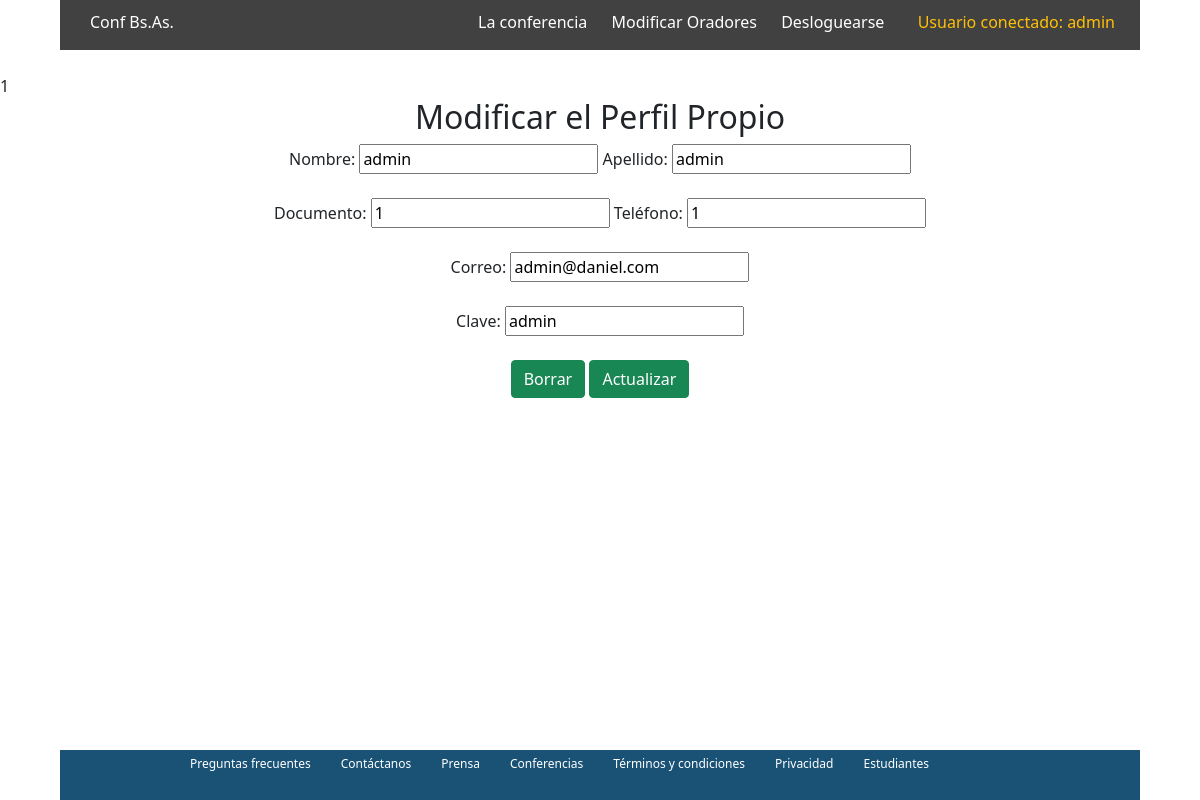
The app's page /modif.php (signed in) with its own data.
### tables this page shows
CREATE TABLE `usuarios` (
  `id` int(11) NOT NULL,
  `nombre` varchar(50) NOT NULL,
  `apellido` varchar(50) NOT NULL,
  `documento` int(11) NOT NULL,
  `telefono` varchar(20) NOT NULL,
  `correo` varchar(20) NOT NULL,
  `clave` varchar(10) NOT NULL,
  `rol` char(1) NOT NULL
);

### conexion.php (called while the page is built, shortened)
<?php
class conexion{
    private $servidor ="localhost";
    private $usuario ="root";
    private $pass = "";
    private $conexion;
    public function __construct(){
        try{
            $this->conexion = new PDO("mysql:host=$this->servidor;dbname=crud",$this->usuario,$this->pass);
            $this->conexion->setAttribute(PDO::ATTR_ERRMODE,PDO::ERRMODE_EXCEPTION);
        }catch(PDOException $e){
            return "Falla de Conexión".$e;
        }
    }
    public function consultar($sql){
        $sentencia = $this->conexion->prepare($sql);
        $sentencia->execute();
        return $sentencia->fetchAll();
    }
}
?>

### modif.php (the view, shortened to what this page needs)
<?php
include ('header.php');
include ('conexion.php');
?>
<body>
    <header>
        <nav class="navsup2 ">
            <span class="textosupizq2">Conf Bs.As.</span>
            <span class="espaciolargo"><a href="index.php">La conferencia</a></span>
            <span><a href="orador.php" class="espaciomini">Modificar Oradores</a></span>
            <span><a href="salir.php" class="espaciomini">Desloguearse</a></span>
            <span class="text-warning">Usuario conectado:&nbsp;<?php echo $_SESSION['usuario'] ?></span>
        </nav>
    </header><br>
    <?php
    $id=$_SESSION["id"];
    $conexion = new conexion();
    $respuestas= $conexion->consultar("select * from usuarios where id='$id'");
    foreach ($respuestas as $respuesta) {
        $id = $respuesta['id'];
        $nom = $respuesta['nombre'];
        $ape = $respuesta['apellido'];
        $doc = $respuesta['documento'];
        $tel = $respuesta['telefono'];
        $cor = $respuesta['correo'];
        $cla = $respuesta['clave'];
    }
    echo $id;
    ?>
    <form name="modifuser" id="modifuser" action="grabarmodif.php" method="POST">
        <h2 class="text-center">Modificar el Perfil Propio</h2>
        <div class="text-center">
            <label for="nombre">Nombre:</label>
            <input type="text" id="nombre" name="nombre"   value="<? echo $nom ?>" required>
            <label for="apellido">Apellido:</label>
            <input type="text" id="apellido" name="apellido"   value="<? echo $ape ?>" required>
        </div><br>
        <div class="text-center">
            <label for="dni">Documento:</label>
            <input type="numeric" id="dni" name="dni"   value="<? echo $doc ?>" required>
            <label for="nombre">Teléfono:</label>
            <input type="text" id="telefono" name="telefono"   value="<? echo $tel ?>" required>
        </div><br>
        <div class="text-center">
        <label for="correo">Correo:</label>
            <input type="mail" id="correo" name="correo"   value="<? echo $cor ?>" required>
        </div><br>
        <div class="text-center">
        <label for="clave">Clave:</label>
            <input type="text" id="clave" name="clave"   value="<? echo $cla ?>" required>
        </div><br>
        <div class="text-center">
            <input type="reset" class="btn btn-success" value="Borrar">
            <input type="button" class="btn btn-success" value="Actualizar" onclick="javascript:validar()">
        </div><br>
    </form>
    <div style="position: absolute;bottom: 0;width: 100%;">
        <?php
        include ('footer.php');
        ?>

### estilos.css (style rules this page uses)
body { margin: 0%; padding: 0%; }
.navsup2 { background-color: rgb(66, 65, 65); height: 50px; margin: auto; width: 90%; padding: 10px; }
.espaciolargo { margin-left: 300px; color: white; text-decoration: none; }
a:link { color: white; background-color: transparent; text-decoration: none; }
.espaciomini { margin-left: 20px; }
.textosupizq2 { color: white; text-align: left; padding-left: 20px; margin: auto; }

### records on screen
usuarios: id "1", nombre "admin", apellido "admin", dni "1", telefono "1", correo "admin@daniel.com", clave "admin"

### other values on screen
$_SESSION['usuario'] "admin"
